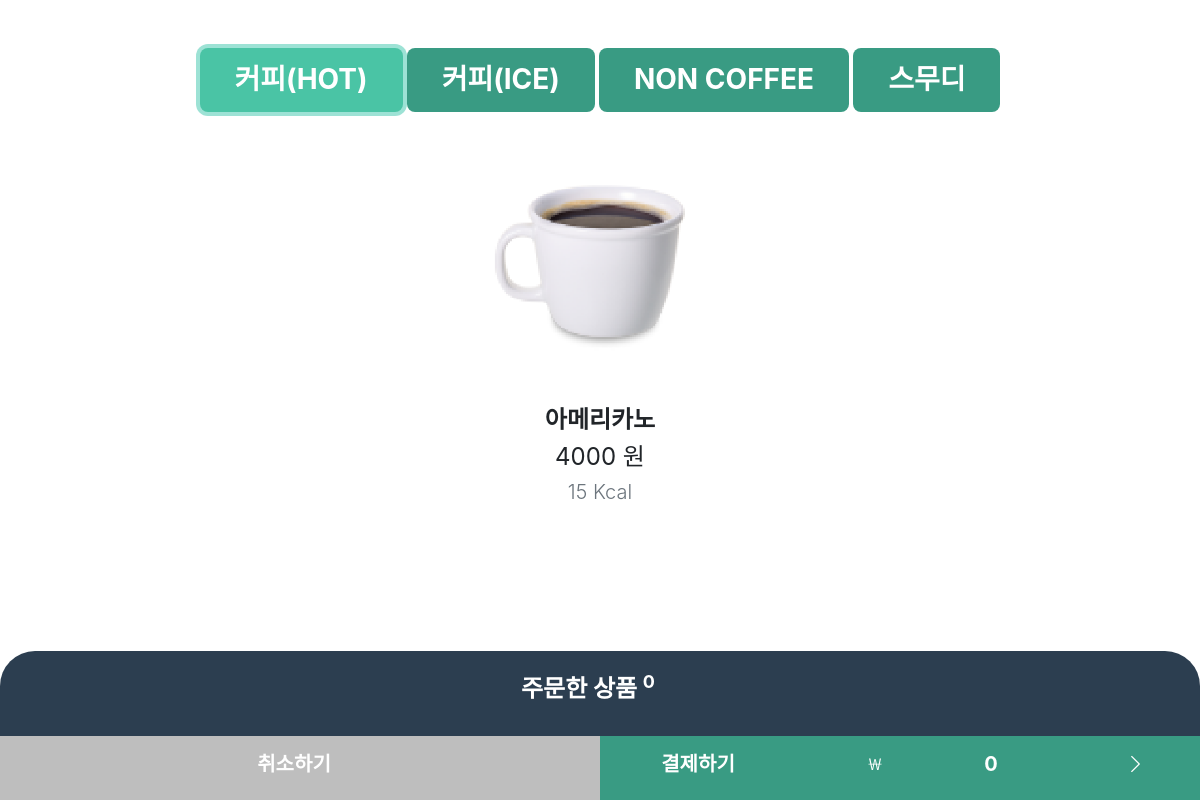
Screenshot of /cafe/order with the database file from the repository.
### cafe/models.py (models this page shows, shortened)
class Menu(models.Model):
    BEVERAGE_TYPE = (('hot_coffee', "Hot Coffee"),
                    ('ice_coffee', 'Ice Coffee'),
                    ('non_coffee', 'Non Coffee'),
                    ('smoothie', 'Smoothie'),
                    ('bread', 'Bread'),
                    )
    class Meta:
        ordering = ['-id']
    title = models.CharField('메뉴명', max_length=250, unique=True)
    price = models.IntegerField('가격', default='0')
    image = models.ImageField(upload_to='menu/images/', null=False)
    type = models.CharField(max_length=20, choices=BEVERAGE_TYPE, default=0)
    is_best_menu = models.BooleanField(default=False)
    created = models.DateField(auto_now_add=True)
    updated = models.DateTimeField(auto_now=True)
    calorie = models.IntegerField(default=0)

### cafe/views.py (the view)
# urls.py: path('order', views.order, name='order'),
def order(request):
    hot_cf_list = Menu.objects.filter(type__icontains="hot")
    ice_cf_list = Menu.objects.filter(type__icontains="ice")
    non_cf_list = Menu.objects.filter(type__icontains="non")
    smoothie_list = Menu.objects.filter(type__icontains="smoothie")
    bread_list = Menu.objects.filter(type__icontains="bread")
    return render(request, 'cafe/order.html', {'hot_coffee_all':hot_cf_list,
                                              'ice_coffee_all' : ice_cf_list,
                                              'non_coffee_all' : non_cf_list,
                                              'smoothie_all' : smoothie_list,
                                              'bread_all' : bread_list,
                                              })

### cafe/templatetags/post_extras.py (called while the page is built)
@register.filter
def fix_route(value):
    return "/media" + os.sep + f"{os.sep}".join(value.path.split(os.sep)[-3:])

### cafe/templates/cafe/order.html (shortened to what this page needs)
{% extends 'index.html' %}
{% load post_extras %}
{% block content %}
<section class="my-md-5">
    <div class="row justify-content-center">
        <ul class="tab_title topbar" style="text-align:center;">
            <li class="on" id="menu_type--hotcoffee">
                <h3 class="masthead-heading text-center text-uppercase text-white mb-0" style="pointer-events: none; ">커피(HOT)</h3>
            </li>
            <li id="menu_type--icecoffee">
                <h3 class="masthead-heading text-center text-uppercase text-white mb-0" style="pointer-events: none; ">커피(ICE)</h3>
            </li>
            <li id="menu_type--noncoffee">
                <h3 class="masthead-heading text-center text-uppercase text-white mb-0" style="pointer-events: none; ">Non Coffee</h3>
            </li>
            <li id="menu_type--smoothie">
                <h3 class="masthead-heading text-center text-uppercase text-white mb-0" style="pointer-events: none; ">스무디</h3>
            </li>
        </ul>
    </div>
    <div class="row justify-content-center">
        <div class="row justify-content-center" id="menu_content--hotcoffee" style="display: auto;">
            {% for menu in hot_coffee_all %}
                <div class="col-md-4 col mb-5">
                    <div class="portfolio-item mx-auto" data-bs-toggle="modal" data-bs-target="#portfolioModal{{menu.id}}">
                        <img class="card-img-top" src="{{menu.image|fix_route|default:'https://dummyimage.com/450x300/dee2e6/6c757d.jpg'}}" alt="..." />
                        <div class="card-body p-4">
                            <div class="text-center">
                                <h4 class="fw-bolder">{{menu.title}}</h4>
                                <h4 class="fw-normal" id="{{menu.title}}--price">{{menu.price}} 원</h4>
                                <h5 class="fw-light text-muted">{{menu.calorie}} Kcal</h5>
                            </div>
                        </div>
                    </div>
                </div>
            {% endfor %}
        </div>
    </div>
</section>
{% endblock%}
{% block cart %}
<section class="bottombar">
    <div class="cart-info py-3 bg-secondary">
        <div class="row" id="cart">
            <div class="row" id="headingOne">
                <button class="btn collapsed" type="button" data-bs-toggle="collapse" data-bs-target="#collapseOne" aria-expanded="true" aria-controls="collapseOne">
                    <h4 class="text-white fw-bolder">주문한 상품 <sup>0</sup></h4>
                </button>
            </div>
        </div>
    </div>
    <div class="payment">
        <div class="row">
            <div id="pay-cancel" class="py-3">
                <h5 class="fw-bolder">취소하기</h5>
            </div>
            <div id="pay" class="py-3" OnClick="order_now();">
                <div class="row">
                    <div class="col-5 text-white" style="text-align: left; padding-left: 10%;"><h5>결제하기</h5></div>
                    <div class="col-1 text-white" style="text-align: left;">￦</div>
                    <div class="col-3 text-white" id="total-money" style="text-align: right; padding-right: 10%;"><h5>0</h5></div>
                    <div class="col-3 text-white"><h5><i class="bi bi-chevron-right" style="text-align:left;"></i></h5></div>
                </div>
            </div>
        </div>
    </div>
</section>
{% endblock %}

### cafe/templates/cafe/order.html (style rules this page uses)
.tab_title li { list-style: none; color: #fff; background-color: #399B83; border-color: #399B83; cursor: pointer; padding: 15px 35px; display: inline-block; margin: 0 0 1rem; border-radius: 0.5rem; }
.tab_title li.on { color: #fff; background-color: #4AC4A5; font-weight: bold; border-color: #15967d; box-shadow: 0 0 0 0.25rem rgba(60, 198, 171, 0.5); }
.bottombar { position: fixed; right: 0; bottom: 0; left: 0; z-index: 1030; display: flex; flex-wrap: wrap; align-items: center; justify-content: space-between; padding-top: 0.5rem; padding-bottom: 0rem; }
.cart-info { border-radius: 35px 35px 0px 0px; width: 100%; padding: 1rem 1rem; }
.payment { width: 100%; }
#pay-cancel, #pay { width: 50%; text-align: center; padding-top: 1rem; - }
#pay-cancel { color: #fff; background-color: #BEBEBE; }
#pay { background-color: #399B83; }

### rows the page displays
Menu: image|fix_route (picture), title "아메리카노", price "4000", calorie "15"
